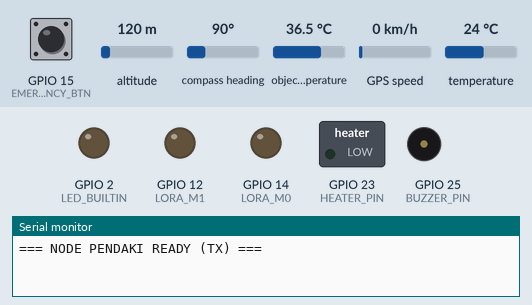
Simulated run of this sketch. Board: ESP32. On the bench: switched loads named in the sketch (green lamp = pin HIGH), output pins drawn as LEDs (lit = HIGH), buzzer (waves = sounding, pin HIGH), the last lines printed to the serial monitor. The test bench sets the inputs (shaded band); at power-on: object temperature 36.5 °C, GPIO 15 (EMERGENCY_BTN) HIGH, altitude 120 m, compass heading 90°, GPS speed 0 km/h, temperature 24 °C. The GPS gets a fix after 3 s at 37.7749, -122.4194 with 8 satellites.

Above: at 1.2 s.
1.3 s: object temperature set to 35.4 °C
At 2.1 s:
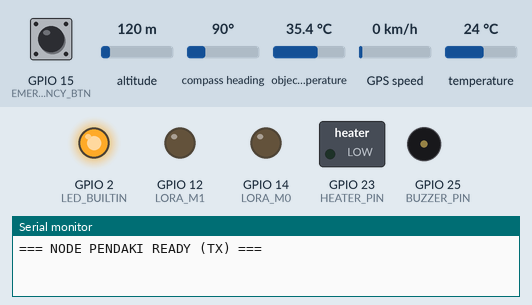
4.6 s: object temperature set to 34.8 °C
At 5.5 s:
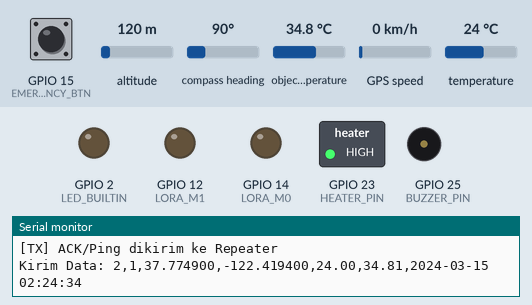
6.1 s: GPIO 15 (EMERGENCY_BTN) pulled LOW for 0.15 s
At 7.4 s:
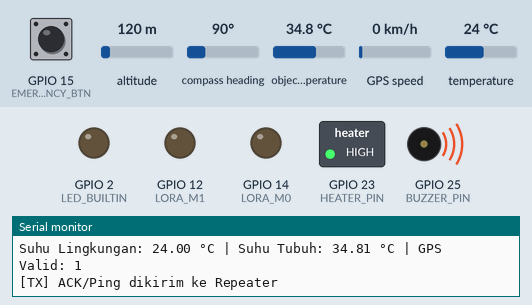
Timing chart, 0 to 9.3 s (numbered marks = the images above; inputs shaded):
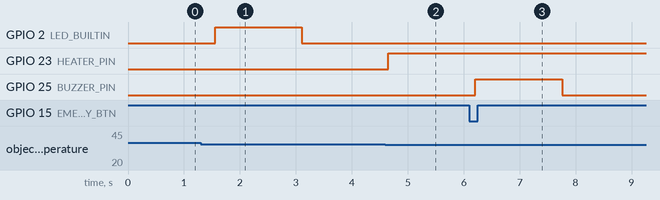

The sketch:

Tes1.ino
```cpp
#include <OneWire.h>
#include <DallasTemperature.h>
#include <TinyGPS++.h>
#include <Adafruit_MLX90614.h>

// ===== LORA ADDRESSING =====
#define MY_ADDRESS 1
#define REPEATER_ADDRESS 2

#define DS18B20_PIN 4
#define EMERGENCY_BTN 15
#define BUZZER_PIN 25
#define HEATER_PIN 23   // MOSFET control untuk heating pad

#define GPS_RX 16
#define GPS_TX 17
#define GPS_BAUD 9600

#define LORA_RX 26
#define LORA_TX 27
#define LORA_BAUD 9600
#define LORA_M0 14
#define LORA_M1 12

#define LED_BUILTIN 2

OneWire oneWire(DS18B20_PIN);
DallasTemperature ds18b20(&oneWire);
Adafruit_MLX90614 mlx = Adafruit_MLX90614();
TinyGPSPlus gps;

HardwareSerial loraSerial(1);
HardwareSerial gpsSerial(2);

const uint32_t SEND_INTERVAL = 5000;
const uint32_t PING_INTERVAL = 2000;

uint32_t lastSend = 0;
uint32_t lastPing = 0;
uint32_t lastAckTime = 0;

bool lastButtonState = HIGH;

// --- variabel buzzer ---
bool buzzerActive = false;
uint32_t buzzerStartTime = 0;
const uint32_t BUZZER_DURATION = 1000; // 1 detik

// --- variabel heating pad ---
bool heaterActive = false;            // untuk mode darurat
uint32_t heaterStartTime = 0;
const uint32_t HEATER_DURATION = 5000; // 5 detik nyala (darurat)

// --- variabel heater otomatis ---
bool heaterAuto = false;

String buildLocalTime() {
  if (!gps.location.isValid() || gps.date.year() < 2020)
    return "0000-00-00 00:00:00";

  int year = gps.date.year();
  int month = gps.date.month();
  int day = gps.date.day();
  int hour = gps.time.hour();
  int minute = gps.time.minute();
  int second = gps.time.second();

  int offset = round(gps.location.lng() / 15.0);
  hour += offset;
  if (hour >= 24) hour -= 24;
  else if (hour < 0) hour += 24;

  char buf[30];
  snprintf(buf, sizeof(buf), "%04d-%02d-%02d %02d:%02d:%02d",
           year, month, day, hour, minute, second);
  return String(buf);
}

void sendPacket(float tempLingkungan, float tempTubuh, bool emergency = false) {
  String payload;
  String header = String(REPEATER_ADDRESS) + "," + String(MY_ADDRESS) + ",";

  if (gps.location.isValid() && gps.date.year() >= 2020) {
    payload = String(gps.location.lat(), 6) + "," +
              String(gps.location.lng(), 6) + "," +
              String(tempLingkungan, 2) + "," +
              String(tempTubuh, 2) + "," +
              buildLocalTime();
  } else {
    payload = "0,0," +
              String(tempLingkungan, 2) + "," +
              String(tempTubuh, 2) + ",0000-00-00 00:00:00";
  }

  if (emergency) payload += ",EMERGENCY";

  String fullMessage = header + payload + "\n";
  loraSerial.print(fullMessage);
  Serial.print("Kirim Data: ");
  Serial.print(fullMessage);
}

void sendAckPing() {
  String pingMessage = String(REPEATER_ADDRESS) + "," + String(MY_ADDRESS) + ",ACK\n";
  loraSerial.print(pingMessage);
  Serial.println("[TX] ACK/Ping dikirim ke Repeater");
}

void handleIncoming() {
  static String buffer;
  while (loraSerial.available()) {
    char c = loraSerial.read();
    if (c == '\n') {
      // Format pesan: DEST,SRC,PAYLOAD
      int destAddr, srcAddr;
      char payload[20];
      sscanf(buffer.c_str(), "%d,%d,%19s", &destAddr, &srcAddr, payload);

      if (destAddr == MY_ADDRESS && String(payload) == "ACK") {
        lastAckTime = millis();
        Serial.printf("[TX] ACK diterima dari Addr %d\n", srcAddr);
      }
      buffer = "";
    } else if (c != '\r') {
      buffer += c;
      if (buffer.length() > 50) buffer = "";
    }
  }
}

void updateLED() {
  static uint32_t lastToggle = 0;
  static bool ledState = false;
  if (millis() - lastAckTime < 4000) {
    if (millis() - lastToggle >= 1000) {
      ledState = !ledState;
      digitalWrite(LED_BUILTIN, ledState);
      lastToggle = millis();
    }
  } else {
    digitalWrite(LED_BUILTIN, LOW);
  }
}

void updateBuzzer() {
  if (buzzerActive && millis() - buzzerStartTime >= BUZZER_DURATION) {
    digitalWrite(BUZZER_PIN, LOW);
    buzzerActive = false;
  }
}

void updateHeater() {
  // Mode darurat (nyala 5 detik)
  if (heaterActive && millis() - heaterStartTime >= HEATER_DURATION) {
    digitalWrite(HEATER_PIN, LOW);
    heaterActive = false;
    Serial.println("[HEATER] Dimatikan otomatis (darurat selesai)");
  }

  // Mode otomatis: ON terus bila suhu tubuh < 35
  if (heaterAuto) {
    digitalWrite(HEATER_PIN, HIGH);
  }
}

void setup() {
  Serial.begin(115200);
  ds18b20.begin();
  mlx.begin();
  gpsSerial.begin(GPS_BAUD, SERIAL_8N1, GPS_RX, GPS_TX);

  pinMode(LORA_M0, OUTPUT);
  pinMode(LORA_M1, OUTPUT);
  digitalWrite(LORA_M0, LOW);
  digitalWrite(LORA_M1, LOW);
  loraSerial.begin(LORA_BAUD, SERIAL_8N1, LORA_RX, LORA_TX);

  pinMode(LED_BUILTIN, OUTPUT);
  pinMode(EMERGENCY_BTN, INPUT_PULLUP);

  pinMode(BUZZER_PIN, OUTPUT);
  digitalWrite(BUZZER_PIN, LOW);

  pinMode(HEATER_PIN, OUTPUT);
  digitalWrite(HEATER_PIN, LOW);

  Serial.println("=== NODE PENDAKI READY (TX) ===");
}

void loop() {
  while (gpsSerial.available()) gps.encode(gpsSerial.read());
  ds18b20.requestTemperatures();
  float tempLingkungan = ds18b20.getTempCByIndex(0);
  float tempTubuh = mlx.readObjectTempC();

  static uint32_t lastDebug = 0;
  if (millis() - lastDebug >= 2000) {
    Serial.printf("Suhu Lingkungan: %.2f °C | Suhu Tubuh: %.2f °C | GPS Valid: %d\n",
                  tempLingkungan, tempTubuh, gps.location.isValid());
    lastDebug = millis();
  }

  // === Heater otomatis berdasarkan suhu tubuh ===
  if (tempTubuh < 35.0) {
    if (!heaterAuto) {
      Serial.println("[HEATER] Otomatis ON (suhu tubuh < 35)");
      heaterAuto = true;
    }
  } else {
    if (heaterAuto) {
      Serial.println("[HEATER] Otomatis OFF (suhu tubuh >= 35)");
      heaterAuto = false;
      // pastikan mati jika tidak ada darurat aktif
      if (!heaterActive) digitalWrite(HEATER_PIN, LOW);
    }
  }

  // === Tombol darurat ===
  bool buttonState = digitalRead(EMERGENCY_BTN);
  if (lastButtonState == HIGH && buttonState == LOW) {
    Serial.println("!!! TOMBOL DARURAT DITEKAN !!!");
    sendPacket(tempLingkungan, tempTubuh, true);

    // Aktifkan buzzer
    digitalWrite(BUZZER_PIN, HIGH);
    buzzerActive = true;
    buzzerStartTime = millis();

    // Aktifkan heater 5 detik (mode darurat)
    digitalWrite(HEATER_PIN, HIGH);
    heaterActive = true;
    heaterStartTime = millis();
    Serial.println("[HEATER] Dinyalakan 5 detik (darurat)");
  }
  lastButtonState = buttonState;

  if (millis() - lastSend >= SEND_INTERVAL) {
    sendPacket(tempLingkungan, tempTubuh);
    lastSend = millis();
  }

  if (millis() - lastPing >= PING_INTERVAL) {
    sendAckPing();
    lastPing = millis();
  }

  handleIncoming();
  updateLED();
  updateBuzzer();
  updateHeater();
}
```

Measured:
- the behaviour switches between 35.1 and 35 °C on object temperature (found by bisection; images 1 and 2)
- after the input at 4.6 s, GPIO 23 (HEATER_PIN): LOW → HIGH after 0.05 s
- after the input at 6.1 s, GPIO 25 (BUZZER_PIN): LOW → HIGH after 0.11 s, → LOW 1.6 s later
